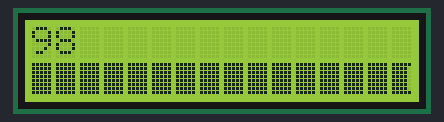
Bench run of a sketch on a simulated Arduino Uno, built with avr-gcc and run on an emulated ATmega328P. Shown: 16×2 character LCD. Random numbers use the default seed unless the sketch sets one.

Above: at 4.4 s.
At 10.94 s:
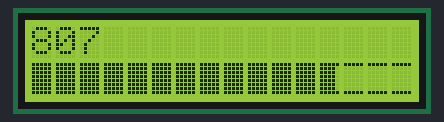
At 11.51 s:
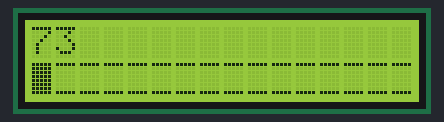
At 12.0 s:
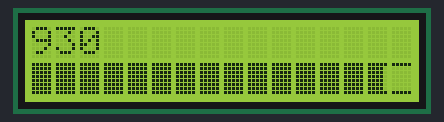
At 25.1 s:
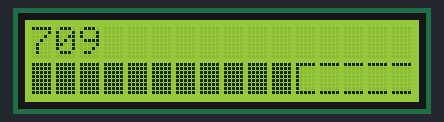
At 35.9 s:
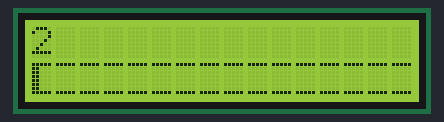

The sketch:

LabXX_-_LCDi2c_ProgressBar.ino
```cpp
#include <Wire.h>
#include <LiquidCrystal_I2C.h>        //https://github.com/johnrickman/LiquidCrystal_I2C
LiquidCrystal_I2C lcd(0x3F, 16, 2);
byte zero[] = {
  B11111,
  B00000,
  B00000,
  B00000,
  B00000,
  B00000,
  B00000,
  B11111
};
byte one[] = {
  B11111,
  B10000,
  B10000,
  B10000,
  B10000,
  B10000,
  B10000,
  B11111
};

byte two[] = {
  B11111,
  B11000,
  B11000,
  B11000,
  B11000,
  B11000,
  B11000,
  B11111
};

byte three[] = {
  B11111,
  B11100,
  B11100,
  B11100,
  B11100,
  B11100,
  B11100,
  B11111
};

byte four[] = {
  B11111,
  B11110,
  B11110,
  B11110,
  B11110,
  B11110,
  B11110,
  B11111
};

byte five[] = {
  B11111,
  B11111,
  B11111,
  B11111,
  B11111,
  B11111,
  B11111,
  B11111
};
int randNumber;
void setup() {

  // initialize the LCD and allocate the 5 arrays to a number.
  lcd.init();
  lcd.createChar(0, zero);
  lcd.createChar(1, one);
  lcd.createChar(2, two);
  lcd.createChar(3, three);
  lcd.createChar(4, four);
  lcd.createChar(5, five);
  lcd.backlight();
}

void loop() {
  for (int i = 0; i < 100; i += 2)
  {
    lcd.setCursor(0, 0);
    lcd.print(i);
    lcd.print("   ");
    updateProgressBar(i, 100, 1);
    delay(50);
  }
  delay(1000);
  for (int i = 100; i > 0; i -= 2)
  {
    lcd.setCursor(0, 0);
    lcd.print(i);
    lcd.print("   ");
    updateProgressBar(i, 100, 1);
    delay(50);
  }
  delay(1000);
  for (int i = 0; i < 5; i++)
  {
    randNumber = random(1000);
    lcd.setCursor(0, 0);
    lcd.print(randNumber);
    lcd.print("   ");
    updateProgressBar(randNumber, 1000, 1);
    delay(250);
  }
  delay(1000);
}
/*
   This is the method that does all the work on the progress bar.
   Please feel free to use this in your own code.
   @param count = the current number in the count progress
   @param totalCount = the total number to count to
   @param lineToPrintOn = the line of the LCD to print on.

   Because I am using a 16 x 2 display, I have 16 characters.
   Each character has 5 sections.  Therefore, I need to declare the number 80.0.
   If you had a 20 x 4 display, you would have 25 x 5 = 100 columns.  Therefore you would change the 80.0 to 100.0
   You MUST have the .0 in the number.  If not, it will be treated as an int and will not calculate correctly

   The factor is the totalCount/divided by the number of columns.
   The percentage is the count divided by the factor (so for 80 columns, this will give you a number between 0 and 80)
   the number gives you the character number (so for a 16 x 2 display, this will be between 0 and 16)
   the remainder gives you the part character number, so returns a number between 0 and 4

   Based on the number and remainder values, the appropriate character is drawn on the screen to show progress.
   This will work with fluctuating values!
*/
void updateProgressBar(unsigned long count, unsigned long totalCount, int lineToPrintOn)
{
  double factor = totalCount / 80.0;        //See note above!
  int percent = (count + 1) / factor;
  int number = percent / 5;
  int remainder = percent % 5;
  if (number > 0)
  {
    for (int j = 0; j < number; j++)
    {
      lcd.setCursor(j, lineToPrintOn);
      lcd.write(5);
    }
  }
  lcd.setCursor(number, lineToPrintOn);
  lcd.write(remainder);
  if (number < 16)
  {
    for (int j = number + 1; j <= 16; j++)
    {
      lcd.setCursor(j, lineToPrintOn);
      lcd.write(0);
    }
  }
}
```

Measured:
- what the display in image 0 shows lasts 1.1 s, from 4.4 s to 5.5 s
- what the display in image 3 shows lasts 1.3 s, from 11.9 s to 13.2 s
